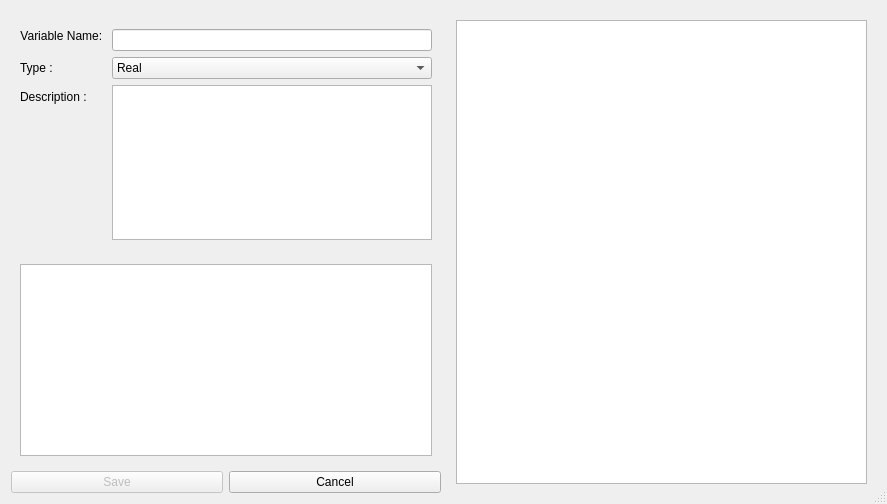
<?xml version="1.0" encoding="UTF-8"?>
<ui version="4.0">
 <class>NewVariableDialog</class>
 <widget class="QDialog" name="NewVariableDialog">
  <property name="windowModality">
   <enum>Qt::ApplicationModal</enum>
  </property>
  <property name="geometry">
   <rect>
    <x>0</x>
    <y>0</y>
    <width>887</width>
    <height>504</height>
   </rect>
  </property>
  <property name="windowTitle">
   <string>Create New Variable</string>
  </property>
  <property name="locale">
   <locale language="English" country="UnitedStates"/>
  </property>
  <property name="sizeGripEnabled">
   <bool>true</bool>
  </property>
  <property name="modal">
   <bool>true</bool>
  </property>
  <layout class="QGridLayout" name="gridLayout">
   <item row="0" column="0">
    <widget class="QFrame" name="frame">
     <property name="minimumSize">
      <size>
       <width>340</width>
       <height>0</height>
      </size>
     </property>
     <property name="frameShape">
      <enum>QFrame::NoFrame</enum>
     </property>
     <property name="frameShadow">
      <enum>QFrame::Raised</enum>
     </property>
     <layout class="QVBoxLayout" name="verticalLayout" stretch="1,0,0">
      <property name="leftMargin">
       <number>0</number>
      </property>
      <property name="rightMargin">
       <number>0</number>
      </property>
      <property name="bottomMargin">
       <number>0</number>
      </property>
      <item>
       <widget class="QFrame" name="frame_2">
        <property name="frameShape">
         <enum>QFrame::NoFrame</enum>
        </property>
        <property name="frameShadow">
         <enum>QFrame::Raised</enum>
        </property>
        <layout class="QFormLayout" name="formLayout">
         <item row="2" column="0">
          <widget class="QLabel" name="label_2">
           <property name="text">
            <string>Type :</string>
           </property>
           <property name="buddy">
            <cstring>var_type_combo</cstring>
           </property>
          </widget>
         </item>
         <item row="2" column="1">
          <widget class="QComboBox" name="var_type_combo">
           <property name="enabled">
            <bool>true</bool>
           </property>
           <item>
            <property name="text">
             <string>Real</string>
            </property>
           </item>
           <item>
            <property name="text">
             <string>Nominal</string>
            </property>
           </item>
          </widget>
         </item>
         <item row="0" column="0">
          <widget class="QLabel" name="var_name">
           <property name="maximumSize">
            <size>
             <width>16777215</width>
             <height>23</height>
            </size>
           </property>
           <property name="font">
            <font>
             <weight>50</weight>
             <bold>false</bold>
            </font>
           </property>
           <property name="text">
            <string>Variable Name: </string>
           </property>
           <property name="alignment">
            <set>Qt::AlignHCenter|Qt::AlignTop</set>
           </property>
           <property name="buddy">
            <cstring>var_name_input</cstring>
           </property>
          </widget>
         </item>
         <item row="0" column="1">
          <widget class="QLineEdit" name="var_name_input"/>
         </item>
         <item row="3" column="0">
          <widget class="QLabel" name="label">
           <property name="text">
            <string>Description :</string>
           </property>
           <property name="buddy">
            <cstring>var_description</cstring>
           </property>
          </widget>
         </item>
         <item row="3" column="1">
          <widget class="QPlainTextEdit" name="var_description"/>
         </item>
        </layout>
       </widget>
      </item>
      <item>
       <widget class="QStackedWidget" name="details_frame">
        <property name="currentIndex">
         <number>0</number>
        </property>
        <widget class="QWidget" name="nominal_page">
         <layout class="QHBoxLayout" name="horizontalLayout_3">
          <item>
           <widget class="QTableView" name="labels_names_table">
            <attribute name="horizontalHeaderStretchLastSection">
             <bool>true</bool>
            </attribute>
            <attribute name="verticalHeaderStretchLastSection">
             <bool>false</bool>
            </attribute>
           </widget>
          </item>
         </layout>
        </widget>
        <widget class="QWidget" name="real_page">
         <layout class="QGridLayout" name="gridLayout_3">
          <item row="0" column="0">
           <widget class="QLabel" name="label_4">
            <property name="toolTip">
             <string>Select the expected minimum value for this variable</string>
            </property>
            <property name="text">
             <string>Minimum</string>
            </property>
            <property name="buddy">
             <cstring>minimum_val</cstring>
            </property>
           </widget>
          </item>
          <item row="0" column="1">
           <widget class="QDoubleSpinBox" name="minimum_val">
            <property name="maximum">
             <double>9999.000000000000000</double>
            </property>
           </widget>
          </item>
          <item row="0" column="3">
           <spacer name="horizontalSpacer">
            <property name="orientation">
             <enum>Qt::Horizontal</enum>
            </property>
            <property name="sizeHint" stdset="0">
             <size>
              <width>40</width>
              <height>20</height>
             </size>
            </property>
           </spacer>
          </item>
          <item row="0" column="4">
           <widget class="QLabel" name="label_5">
            <property name="toolTip">
             <string>Select the expected maximum value for this variable</string>
            </property>
            <property name="text">
             <string>Maximum</string>
            </property>
            <property name="buddy">
             <cstring>maximum_val</cstring>
            </property>
           </widget>
          </item>
          <item row="0" column="5">
           <widget class="QDoubleSpinBox" name="maximum_val">
            <property name="maximum">
             <double>9999999.000000000000000</double>
            </property>
           </widget>
          </item>
          <item row="1" column="0">
           <widget class="QLabel" name="label_3">
            <property name="toolTip">
             <string>Select the optimal value for this value, the value that would be considered &quot;good&quot;</string>
            </property>
            <property name="text">
             <string>Optimum</string>
            </property>
           </widget>
          </item>
          <item row="1" column="1">
           <widget class="QSpinBox" name="optimum_val">
            <property name="suffix">
             <string>%</string>
            </property>
            <property name="maximum">
             <number>100</number>
            </property>
           </widget>
          </item>
          <item row="1" column="2">
           <widget class="QLabel" name="label_6">
            <property name="text">
             <string> = </string>
            </property>
            <property name="alignment">
             <set>Qt::AlignRight|Qt::AlignTrailing|Qt::AlignVCenter</set>
            </property>
           </widget>
          </item>
          <item row="1" column="3">
           <widget class="QLabel" name="optimum_real_value">
            <property name="text">
             <string>0</string>
            </property>
           </widget>
          </item>
          <item row="2" column="0" colspan="6">
           <widget class="QSlider" name="horizontalSlider">
            <property name="locale">
             <locale language="English" country="UnitedStates"/>
            </property>
            <property name="maximum">
             <number>100</number>
            </property>
            <property name="pageStep">
             <number>10</number>
            </property>
            <property name="orientation">
             <enum>Qt::Horizontal</enum>
            </property>
            <property name="tickPosition">
             <enum>QSlider::NoTicks</enum>
            </property>
           </widget>
          </item>
          <item row="3" column="0">
           <spacer name="verticalSpacer">
            <property name="orientation">
             <enum>Qt::Vertical</enum>
            </property>
            <property name="sizeHint" stdset="0">
             <size>
              <width>20</width>
              <height>91</height>
             </size>
            </property>
           </spacer>
          </item>
         </layout>
        </widget>
       </widget>
      </item>
      <item>
       <widget class="QFrame" name="frame_4">
        <property name="frameShape">
         <enum>QFrame::NoFrame</enum>
        </property>
        <property name="frameShadow">
         <enum>QFrame::Raised</enum>
        </property>
        <layout class="QHBoxLayout" name="horizontalLayout_2">
         <property name="leftMargin">
          <number>0</number>
         </property>
         <property name="topMargin">
          <number>0</number>
         </property>
         <property name="rightMargin">
          <number>0</number>
         </property>
         <property name="bottomMargin">
          <number>0</number>
         </property>
         <item>
          <widget class="QPushButton" name="save_button">
           <property name="enabled">
            <bool>false</bool>
           </property>
           <property name="text">
            <string>Save</string>
           </property>
          </widget>
         </item>
         <item>
          <widget class="QPushButton" name="select_button">
           <property name="enabled">
            <bool>true</bool>
           </property>
           <property name="text">
            <string>Cancel</string>
           </property>
          </widget>
         </item>
        </layout>
       </widget>
      </item>
     </layout>
    </widget>
   </item>
   <item row="0" column="1">
    <widget class="QFrame" name="values_frame">
     <property name="minimumSize">
      <size>
       <width>300</width>
       <height>0</height>
      </size>
     </property>
     <property name="frameShape">
      <enum>QFrame::NoFrame</enum>
     </property>
     <property name="frameShadow">
      <enum>QFrame::Raised</enum>
     </property>
     <layout class="QVBoxLayout" name="verticalLayout_2">
      <item>
       <widget class="QTableView" name="values_table">
        <attribute name="horizontalHeaderStretchLastSection">
         <bool>true</bool>
        </attribute>
        <attribute name="verticalHeaderVisible">
         <bool>false</bool>
        </attribute>
       </widget>
      </item>
     </layout>
    </widget>
   </item>
  </layout>
 </widget>
 <resources/>
 <connections>
  <connection>
   <sender>select_button</sender>
   <signal>clicked()</signal>
   <receiver>NewVariableDialog</receiver>
   <slot>reject()</slot>
   <hints>
    <hint type="sourcelabel">
     <x>402</x>
     <y>479</y>
    </hint>
    <hint type="destinationlabel">
     <x>368</x>
     <y>-8</y>
    </hint>
   </hints>
  </connection>
 </connections>
</ui>
